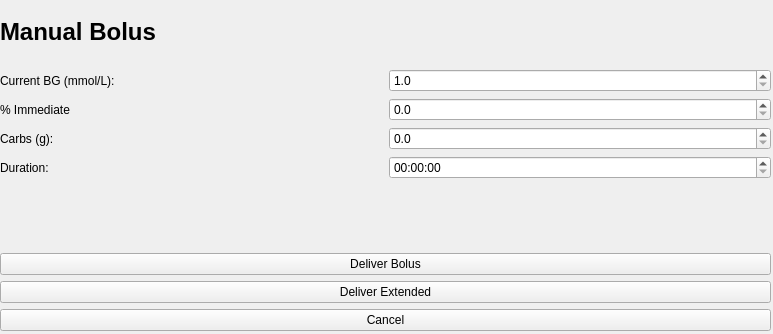
<?xml version="1.0" encoding="UTF-8"?>
<ui version="4.0">
 <class>BolusPage</class>
 <widget class="QWidget" name="BolusPage">
  <property name="geometry">
   <rect>
    <x>0</x>
    <y>0</y>
    <width>773</width>
    <height>334</height>
   </rect>
  </property>
  <property name="windowTitle">
   <string>Form</string>
  </property>
  <widget class="QWidget" name="layoutWidget">
   <property name="geometry">
    <rect>
     <x>0</x>
     <y>0</y>
     <width>771</width>
     <height>331</height>
    </rect>
   </property>
   <layout class="QVBoxLayout" name="verticalLayout">
    <item>
     <widget class="QLabel" name="lblTitle">
      <property name="font">
       <font>
        <pointsize>18</pointsize>
        <weight>75</weight>
        <bold>true</bold>
       </font>
      </property>
      <property name="text">
       <string>Manual Bolus</string>
      </property>
     </widget>
    </item>
    <item>
     <layout class="QGridLayout" name="gridLayout">
      <item row="0" column="1">
       <widget class="QDoubleSpinBox" name="sbCurrentBG">
        <property name="decimals">
         <number>1</number>
        </property>
        <property name="minimum">
         <double>1.000000000000000</double>
        </property>
        <property name="maximum">
         <double>25.000000000000000</double>
        </property>
        <property name="singleStep">
         <double>0.100000000000000</double>
        </property>
       </widget>
      </item>
      <item row="2" column="0">
       <widget class="QLabel" name="lblCarbs">
        <property name="text">
         <string>Carbs (g):</string>
        </property>
       </widget>
      </item>
      <item row="0" column="0">
       <widget class="QLabel" name="lblCurrentBG">
        <property name="text">
         <string>Current BG (mmol/L):</string>
        </property>
       </widget>
      </item>
      <item row="2" column="1">
       <widget class="QDoubleSpinBox" name="sbCarbs">
        <property name="decimals">
         <number>1</number>
        </property>
        <property name="maximum">
         <double>200.000000000000000</double>
        </property>
       </widget>
      </item>
      <item row="1" column="0">
       <widget class="QLabel" name="spnImmediate">
        <property name="text">
         <string>% Immediate</string>
        </property>
       </widget>
      </item>
      <item row="1" column="1">
       <widget class="QDoubleSpinBox" name="spnImmediatePct">
        <property name="decimals">
         <number>1</number>
        </property>
        <property name="maximum">
         <double>200.000000000000000</double>
        </property>
       </widget>
      </item>
      <item row="3" column="0">
       <widget class="QLabel" name="lblCarbs_2">
        <property name="text">
         <string>Duration:</string>
        </property>
       </widget>
      </item>
      <item row="3" column="1">
       <widget class="QTimeEdit" name="timeDuration"/>
      </item>
     </layout>
    </item>
    <item>
     <widget class="QLabel" name="lblSuggested">
      <property name="font">
       <font>
        <pointsize>14</pointsize>
        <italic>true</italic>
       </font>
      </property>
      <property name="text">
       <string/>
      </property>
     </widget>
    </item>
    <item>
     <widget class="QPushButton" name="btnDeliverNow">
      <property name="text">
       <string>Deliver Bolus</string>
      </property>
     </widget>
    </item>
    <item>
     <widget class="QPushButton" name="btnDeliverExt">
      <property name="text">
       <string>Deliver Extended</string>
      </property>
     </widget>
    </item>
    <item>
     <widget class="QPushButton" name="btnCancel">
      <property name="text">
       <string>Cancel</string>
      </property>
     </widget>
    </item>
   </layout>
  </widget>
 </widget>
 <resources/>
 <connections/>
</ui>
